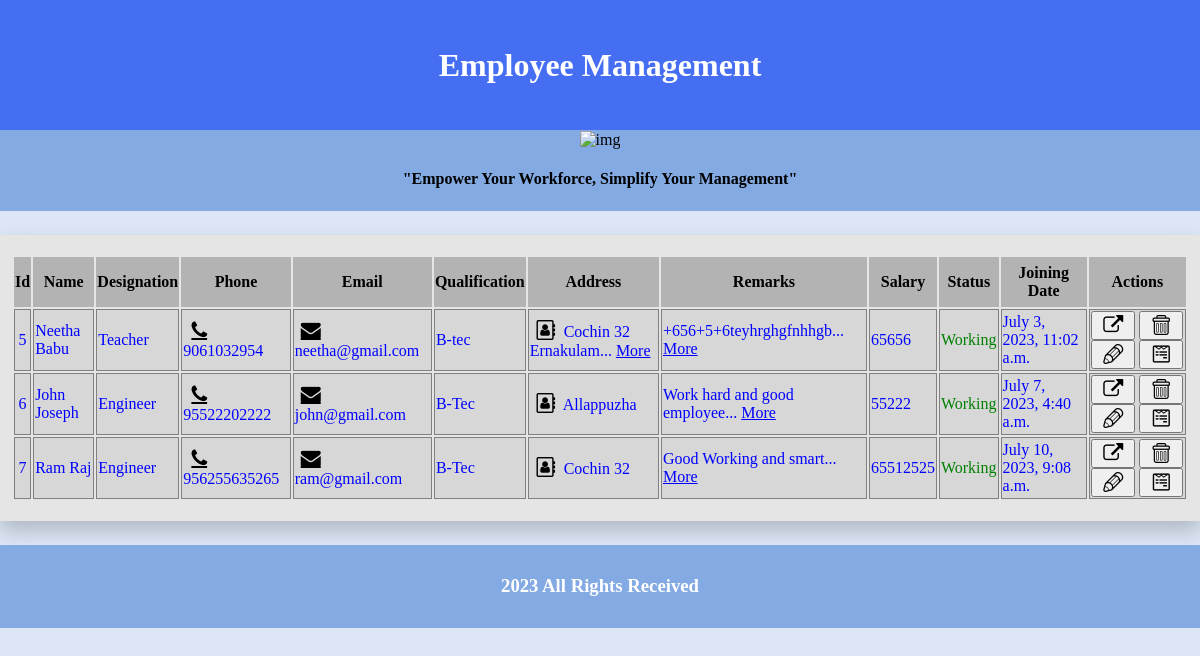
Before: /emp/ with the older database file.
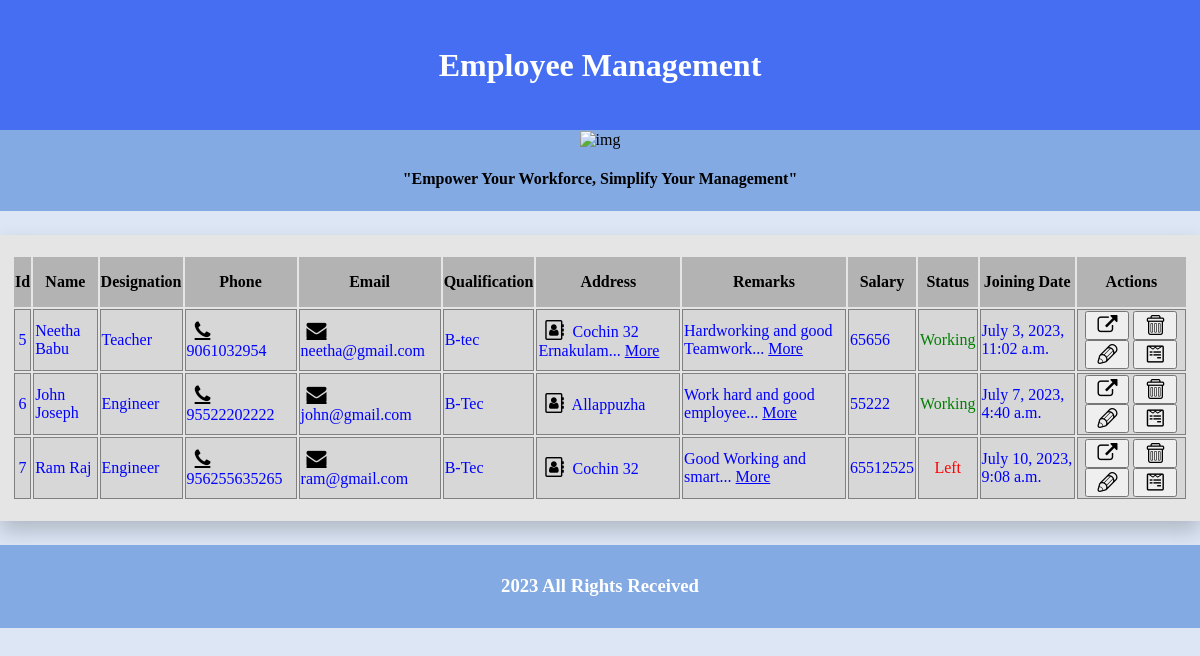
After: the same page with the newer database file.
### app/models.py (models this page shows, shortened)
class Employee(models.Model):
    employee_name = models.CharField(max_length=100)
    photo = models.ImageField(upload_to='pics')
    designation = models.CharField(max_length=150)
    qualification = models.CharField(max_length=150)
    address = models.CharField(max_length=150)
    remarks = models.TextField(default='')
    salary = models.IntegerField()
    Status = models.BooleanField(default=False)
    created = models.DateTimeField(auto_now_add=True)
    phone = models.IntegerField()
    email = models.EmailField()

### app/views.py (the view)
# urls.py: path('emp/', EmpView.as_view(), name='employee'),
class EmpView(ListView):
    model = Employee
    template_name = 'emp.html'
    context_object_name = 'emp'

### app/templates/emp.html (shortened to what the changed rows need)
{% load static%}
<!DOCTYPE html>
<html lang="en">
<head>
    <link rel="stylesheet" href="/media/font/fontello.css" type="text/css">
    <link rel="stylesheet" href="/media/font1/font/fontello.css" type="text/css">
    <link rel="stylesheet" href="/media/font2/font/fontello.css" type="text/css">
</head>
<body style=" background-color: #dce6f5; margin: 0;">
<nav style=" width: 100%; background: #466EF2 ; padding-top: 20px; padding-bottom: 20px; text-align: right; padding">
<h1 style="color: white; text-align: center; font-size: 200%;">Employee Management</h1>
</nav>
      <div>
          <table style="padding-top: 20px;padding-bottom: 20px; background: #e5e5e5; margin-top: 10px; box-shadow: 0 10px 20px rgba(0, 0, 0, 0.2);">
              <tr>
                  <th>Id</th>
                  <th>Name</th>
                  <th>Designation </th>
                  <th>Phone</th>
                  <th>Email</th>
                  <th>Qualification</th>
                  <th>Address</th>
                  <th>Remarks</th>
                  <th>Salary</th>
                  <th>Status</th>
                  <th>Joining Date</th>
                  <th>Actions</th>
              </tr>
               {% for x in emp %}
              <tr>
                  <td style="text-align: center">{{ x.id}} </td>
                  <td>{{ x.employee_name}} </td>
                  <td>{{ x.designation}}</td>
                  <td><a href="" class="icon-phone" style="color: black;margin-left: 2px; font-size: 20px;"></a>{{ x.phone}}</td>
                  <td ><a href="" class="icon-mail-alt" style="color: black;margin-left: 2px;font-size: 20px;"></a> {{ x.email}}</td>
                  <td>{{ x.qualification}}</td>
                  <td>
                    {% if x.address|length <= 10 %}<a href="" class="icon-address-book-o" style="color: black;margin-left: 2px;font-size: 20px;"></a>
                    {{ x.address }}
                    {% else %}<a href="" class="icon-address-book-o" style="color: black;margin-left: 2px;font-size: 20px;"></a>
                    {{ x.address|slice:":30" }}... <a href="{% url 'details' x.id %}"
                                                             style="color: blue">More</a>
                    {% endif %}
                  </td>
                  <td>
                    {% if x.remarks|length <= 10 %}
                    {{ task.remarks }}
                    {% else %}
                    {{ x.remarks|slice:":30" }}... <a href="{% url 'details' x.id %}"
                                                             style="color: blue">More</a>
                    {% endif %}
                  </td>
                  <td>{{ x.salary}}</td>
                  <td style="text-align: center">{% if x.Status %} <p style="color: green"> Working </p>{% else %} <p style="color: red"> Left </p>{% endif %}</td>
                  <td>{{ x.created}}</td>
                  <td style="text-align: center">
                      <a href="{% url 'details' x.id %}" style="text-decoration: none"><button class="icon-link-ext" style="font-size: 20px;cursor: pointer; " title="Profile"></button></a>
                      <a href="{% url 'delete' x.id %}"style="text-decoration: none"><button class="icon-trash" style="font-size: 20px; cursor: pointer;" title="Delete"></button></a>
                      <a href="{% url 'update' x.id %}"style="text-decoration: none"><button class="icon-pencil" style="font-size: 20px; cursor: pointer" title="Edit"></button></a>
                      <a href="{% url 'exp' x.id %}" ><button class="icon-wpforms" title="Experience Certificate"></button></a>
                  </td>
              </tr>
              {% endfor %}
          </table>
      </div>
</body>
</html>

Changed rows visible on the page:
changed Employee "Neetha Babu": remarks "+656+5+6teyhrghgfnhhgb" → "Hardworking and good Teamwork"
changed Employee "Ram Raj": Status "Working" → "Left"
